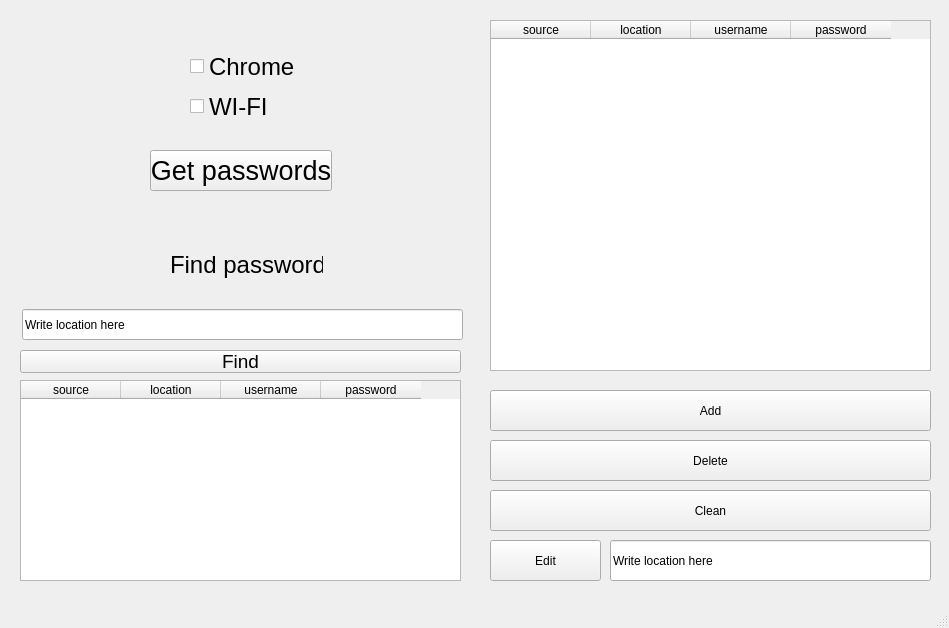
<?xml version="1.0" encoding="UTF-8"?>
<ui version="4.0">
 <class>MainWindow</class>
 <widget class="QMainWindow" name="MainWindow">
  <property name="geometry">
   <rect>
    <x>0</x>
    <y>0</y>
    <width>949</width>
    <height>628</height>
   </rect>
  </property>
  <property name="windowTitle">
   <string>MainWindow</string>
  </property>
  <widget class="QWidget" name="centralwidget">
   <widget class="QCheckBox" name="checkBox">
    <property name="geometry">
     <rect>
      <x>190</x>
      <y>50</y>
      <width>105</width>
      <height>33</height>
     </rect>
    </property>
    <property name="font">
     <font>
      <pointsize>18</pointsize>
     </font>
    </property>
    <property name="text">
     <string>Chrome</string>
    </property>
   </widget>
   <widget class="QCheckBox" name="checkBox_2">
    <property name="geometry">
     <rect>
      <x>190</x>
      <y>90</y>
      <width>85</width>
      <height>33</height>
     </rect>
    </property>
    <property name="font">
     <font>
      <pointsize>18</pointsize>
     </font>
    </property>
    <property name="text">
     <string>WI-FI</string>
    </property>
   </widget>
   <widget class="QPushButton" name="pushButton_99">
    <property name="geometry">
     <rect>
      <x>150</x>
      <y>150</y>
      <width>182</width>
      <height>41</height>
     </rect>
    </property>
    <property name="font">
     <font>
      <pointsize>20</pointsize>
     </font>
    </property>
    <property name="text">
     <string>Get passwords</string>
    </property>
   </widget>
   <widget class="QTableWidget" name="tableWidget">
    <property name="geometry">
     <rect>
      <x>490</x>
      <y>20</y>
      <width>441</width>
      <height>351</height>
     </rect>
    </property>
    <column>
     <property name="text">
      <string>source</string>
     </property>
    </column>
    <column>
     <property name="text">
      <string>location</string>
     </property>
    </column>
    <column>
     <property name="text">
      <string>username</string>
     </property>
    </column>
    <column>
     <property name="text">
      <string>password</string>
     </property>
    </column>
   </widget>
   <widget class="QPushButton" name="pushButton_2">
    <property name="geometry">
     <rect>
      <x>490</x>
      <y>390</y>
      <width>441</width>
      <height>41</height>
     </rect>
    </property>
    <property name="text">
     <string>Add</string>
    </property>
   </widget>
   <widget class="QPushButton" name="pushButton_4">
    <property name="geometry">
     <rect>
      <x>490</x>
      <y>490</y>
      <width>441</width>
      <height>41</height>
     </rect>
    </property>
    <property name="text">
     <string>Clean</string>
    </property>
   </widget>
   <widget class="QLabel" name="label">
    <property name="geometry">
     <rect>
      <x>170</x>
      <y>250</y>
      <width>153</width>
      <height>29</height>
     </rect>
    </property>
    <property name="font">
     <font>
      <pointsize>18</pointsize>
     </font>
    </property>
    <property name="text">
     <string>Find password</string>
    </property>
   </widget>
   <widget class="QTableWidget" name="tableWidget_2">
    <property name="geometry">
     <rect>
      <x>20</x>
      <y>380</y>
      <width>441</width>
      <height>201</height>
     </rect>
    </property>
    <column>
     <property name="text">
      <string>source</string>
     </property>
    </column>
    <column>
     <property name="text">
      <string>location</string>
     </property>
    </column>
    <column>
     <property name="text">
      <string>username</string>
     </property>
    </column>
    <column>
     <property name="text">
      <string>password</string>
     </property>
    </column>
   </widget>
   <widget class="QPushButton" name="pushButton_5">
    <property name="geometry">
     <rect>
      <x>20</x>
      <y>350</y>
      <width>441</width>
      <height>23</height>
     </rect>
    </property>
    <property name="font">
     <font>
      <pointsize>14</pointsize>
     </font>
    </property>
    <property name="text">
     <string>Find</string>
    </property>
   </widget>
   <widget class="QLineEdit" name="lineEdit_5">
    <property name="geometry">
     <rect>
      <x>22</x>
      <y>309</y>
      <width>441</width>
      <height>31</height>
     </rect>
    </property>
    <property name="text">
     <string>Write location here</string>
    </property>
   </widget>
   <widget class="QPushButton" name="pushButton_6">
    <property name="geometry">
     <rect>
      <x>490</x>
      <y>440</y>
      <width>441</width>
      <height>41</height>
     </rect>
    </property>
    <property name="text">
     <string>Delete</string>
    </property>
   </widget>
   <widget class="QPushButton" name="pushButton_7">
    <property name="geometry">
     <rect>
      <x>490</x>
      <y>540</y>
      <width>111</width>
      <height>41</height>
     </rect>
    </property>
    <property name="text">
     <string>Edit</string>
    </property>
   </widget>
   <widget class="QLineEdit" name="lineEdit">
    <property name="geometry">
     <rect>
      <x>610</x>
      <y>540</y>
      <width>321</width>
      <height>41</height>
     </rect>
    </property>
    <property name="text">
     <string>Write location here</string>
    </property>
   </widget>
  </widget>
  <widget class="QMenuBar" name="menubar">
   <property name="geometry">
    <rect>
     <x>0</x>
     <y>0</y>
     <width>949</width>
     <height>21</height>
    </rect>
   </property>
  </widget>
  <widget class="QStatusBar" name="statusbar"/>
 </widget>
 <resources/>
 <connections/>
</ui>
